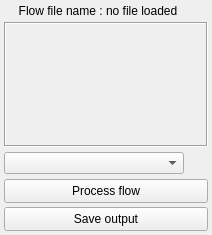
<?xml version="1.0" encoding="UTF-8"?>
<ui version="4.0">
 <class>ProcessorFlowDockWidget</class>
 <widget class="QDockWidget" name="ProcessorFlowDockWidget">
  <property name="geometry">
   <rect>
    <x>0</x>
    <y>0</y>
    <width>212</width>
    <height>235</height>
   </rect>
  </property>
  <property name="floating">
   <bool>true</bool>
  </property>
  <property name="windowTitle">
   <string>Process flow</string>
  </property>
  <widget class="QWidget" name="dockWidgetContents">
   <layout class="QVBoxLayout" name="verticalLayout" stretch="0,1,0,0,0">
    <property name="spacing">
     <number>4</number>
    </property>
    <property name="leftMargin">
     <number>4</number>
    </property>
    <property name="topMargin">
     <number>4</number>
    </property>
    <property name="rightMargin">
     <number>4</number>
    </property>
    <property name="bottomMargin">
     <number>4</number>
    </property>
    <item>
     <layout class="QHBoxLayout" name="horizontalLayout">
      <property name="spacing">
       <number>0</number>
      </property>
      <property name="sizeConstraint">
       <enum>QLayout::SetMinimumSize</enum>
      </property>
      <property name="bottomMargin">
       <number>0</number>
      </property>
      <item>
       <layout class="QHBoxLayout" name="horizontalLayout_3">
        <item>
         <widget class="QLabel" name="label">
          <property name="text">
           <string>Flow file name : </string>
          </property>
          <property name="alignment">
           <set>Qt::AlignRight|Qt::AlignTrailing|Qt::AlignVCenter</set>
          </property>
         </widget>
        </item>
        <item>
         <widget class="QLabel" name="label_2">
          <property name="text">
           <string>no file loaded</string>
          </property>
         </widget>
        </item>
       </layout>
      </item>
     </layout>
    </item>
    <item>
     <widget class="QFrame" name="vboxLayoutProcessorsFrame">
      <property name="sizePolicy">
       <sizepolicy hsizetype="Preferred" vsizetype="MinimumExpanding">
        <horstretch>0</horstretch>
        <verstretch>0</verstretch>
       </sizepolicy>
      </property>
      <property name="frameShape">
       <enum>QFrame::Box</enum>
      </property>
      <property name="frameShadow">
       <enum>QFrame::Sunken</enum>
      </property>
      <layout class="QVBoxLayout" name="verticalLayout_2">
       <property name="leftMargin">
        <number>0</number>
       </property>
       <property name="topMargin">
        <number>0</number>
       </property>
       <property name="rightMargin">
        <number>0</number>
       </property>
       <property name="bottomMargin">
        <number>0</number>
       </property>
       <item>
        <layout class="QVBoxLayout" name="vboxLayoutProcessors" stretch="0">
         <property name="spacing">
          <number>0</number>
         </property>
         <property name="topMargin">
          <number>0</number>
         </property>
         <item>
          <spacer name="verticalSpacer_2">
           <property name="orientation">
            <enum>Qt::Vertical</enum>
           </property>
           <property name="sizeHint" stdset="0">
            <size>
             <width>20</width>
             <height>20</height>
            </size>
           </property>
          </spacer>
         </item>
        </layout>
       </item>
      </layout>
     </widget>
    </item>
    <item>
     <layout class="QHBoxLayout" name="horizontalLayout_2" stretch="0,0">
      <property name="spacing">
       <number>0</number>
      </property>
      <item>
       <widget class="QComboBox" name="cb_processorType">
        <property name="minimumSize">
         <size>
          <width>0</width>
          <height>22</height>
         </size>
        </property>
        <property name="maximumSize">
         <size>
          <width>16777215</width>
          <height>22</height>
         </size>
        </property>
       </widget>
      </item>
      <item>
       <widget class="QPushButton" name="pb_addProcessor">
        <property name="minimumSize">
         <size>
          <width>24</width>
          <height>24</height>
         </size>
        </property>
        <property name="maximumSize">
         <size>
          <width>24</width>
          <height>24</height>
         </size>
        </property>
        <property name="text">
         <string/>
        </property>
        <property name="icon">
         <iconset resource="icons.qrc">
          <normaloff>:/icons/Icons/002-plus-1.png</normaloff>:/icons/Icons/002-plus-1.png</iconset>
        </property>
        <property name="iconSize">
         <size>
          <width>14</width>
          <height>14</height>
         </size>
        </property>
        <property name="flat">
         <bool>true</bool>
        </property>
       </widget>
      </item>
     </layout>
    </item>
    <item>
     <widget class="QPushButton" name="pb_processFlow">
      <property name="minimumSize">
       <size>
        <width>0</width>
        <height>24</height>
       </size>
      </property>
      <property name="maximumSize">
       <size>
        <width>16777215</width>
        <height>24</height>
       </size>
      </property>
      <property name="text">
       <string>Process flow</string>
      </property>
     </widget>
    </item>
    <item>
     <widget class="QPushButton" name="pushButton">
      <property name="minimumSize">
       <size>
        <width>0</width>
        <height>24</height>
       </size>
      </property>
      <property name="maximumSize">
       <size>
        <width>16777215</width>
        <height>24</height>
       </size>
      </property>
      <property name="text">
       <string>Save output</string>
      </property>
     </widget>
    </item>
   </layout>
  </widget>
 </widget>
 <resources>
  <include location="icons.qrc"/>
 </resources>
 <connections/>
</ui>
